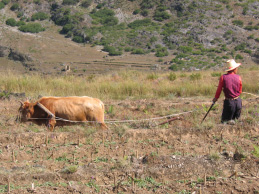
#> input picture images/hi.png, 259 x 194 px, found by its file name
$ jupyter execute --allow-errors weighted_corr_and_guassian.ipynb
#> lines starting #> are read from the running program, lines starting #| are printed output that depends on the picture
[cell 1]
import cv2
import numpy as np
import matplotlib.pyplot as plt
from time import time
import pandas as pd
from pandas import DataFrame
import math

[cell 2]
from google.colab import drive
drive.mount('/content/drive')

#> (a cell that did not finish here is left out)

[cell 4]
img=cv2.imread('/content/drive/MyDrive/hi.png')
#> img is the input picture: shape (194, 259, 3); mean B, G, R 100.8, 126.7, 145.3
img=cv2.cvtColor(img,cv2.COLOR_BGR2RGB)
plt.imshow(img)

[cell 5]
from numpy.linalg import norm
# [13 lines left out: functions PP, patches, not called in this run]
def NCC_best_patch1(a,b,l=5,s=5):
    a=a*cv2.resize(mult,a.shape[:2])
    b=b*cv2.resize(mult,b.shape[:2])
    x1,y1 = PP(a,l,s) ; lis1 = patches(a,x1,y1,l)
    x2,y2 = PP(b,l,s) ; lis2 = patches(b,x2,y2,l)
    d={}
    ans=[]
    ans1=[]
    lis1 = lis1-np.mean(lis1,axis=1).reshape(-1,1) ; lis1 = lis1/(norm(lis1,axis=1).reshape(-1,1)+0.1)
    lis2 = lis2-np.mean(lis2,axis=1).reshape(-1,1) ; lis2 = lis2/(norm(lis2,axis=1).reshape(-1,1)+0.1)
    for i in lis1:
      if(len(ans)%1000==0): print('*',end="")
      here=np.sum((lis2*i),axis=1)
      ans.append(np.argmax(here))
      ans1.append(1-np.max(here))
    for i in range(len(x1)):
        d[(y1[i],x1[i])]=(y2[ans[i]],x2[ans[i]])
    print()
    return d,np.sum(np.array(ans1))
# [56 lines left out: functions NCC_best_patch2, NCC_best_patch11, NCC_best_patch21, not called in this run]

[cell 6]
S=cv2.imread('/content/drive/MyDrive/hi.png')
S=cv2.resize(S,(200,200))
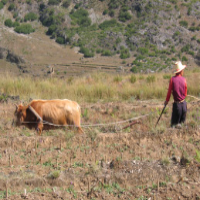
#> S: shape (200, 200, 3); mean B, G, R 100.7, 126.6, 145.1
S=cv2.cvtColor(S,cv2.COLOR_BGR2RGB)
T=S.copy()
T_array=[]
dist=0
T_array.append((T,0))
#window size=7*7 always
#> (the rest of this cell did not finish here and is left out)

[cell 7]
S=cv2.imread('./../../hi.png')
S=cv2.resize(S,(150,150))
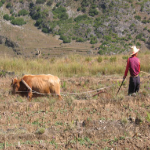
#> S: shape (150, 150, 3); mean B, G, R 100.6, 126.6, 145.1
S=cv2.cvtColor(S,cv2.COLOR_BGR2RGB)
img=S.copy()
T=S.copy()
plt.imshow(T)
plt.show()
#window size=7*7 always
#> (the rest of this cell did not finish here and is left out)

$ run again, with images/lib.png copied over images/hi.png
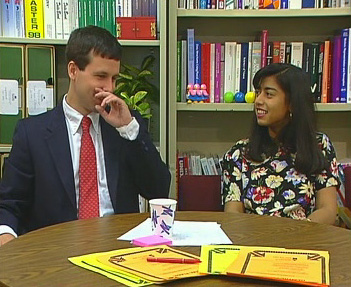
#> input picture images/lib.png, 351 x 287 px, found by its file name
#> img is the input picture: shape (287, 351, 3); mean B, G, R 78.3, 106.2, 116.7
